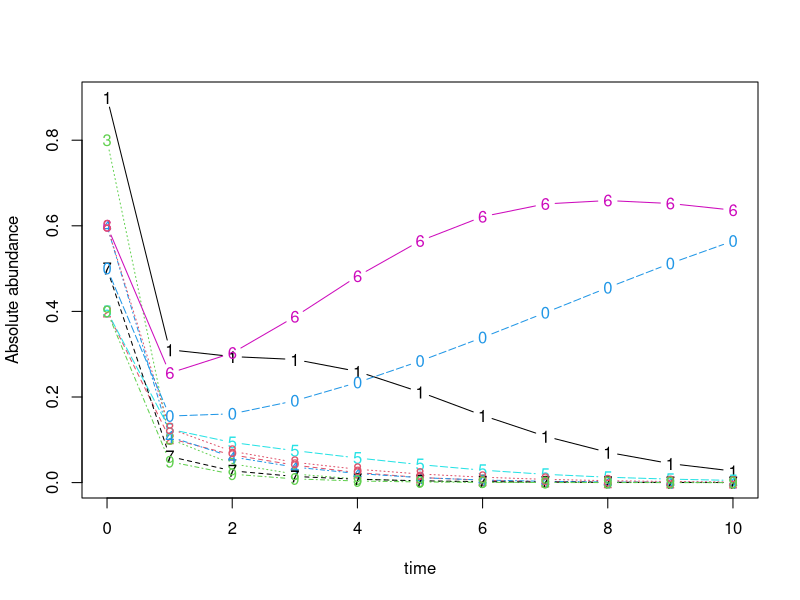

Write R code to recreate this figure. (Note: this script raises an error after producing the figure.)
library(deSolve)

#Define GLV with varying coefficient
glv <- function(t, x, params){
  with(as.list(params, c(x)),{
    dx <- alpha*x + x*(c0%*%x)+x*as.vector((ck1%*%x)%*%(ck2%*%x))
    list(dx)
  })
}

#Define integration method
n.integrate <- function(time, init.x, model, params){
  as.data.frame(lsoda(init.x, time, model, params))
}


#Define community size
N <- 10

#Define species intrinsic growth rate
alpha <- runif(N)

#Define the constant in species-species interation coefficient
c0 <- matrix(runif(N*N, min = -1, max = 0),nrow = N)
#Set species self interation to -0.5
for (i in 1:N) {
  for (j in 1:N) {
    if (i == j) {
      c0[i,j] <-  -0.5
    }
  }
}

#Define coefficient of linear term in species-species interation coefficient
ck1 <- sample(c(1),N,replace = TRUE)
ck2 <- runif(N, min = -1, max = 0.5)

#Define initial abundance between 0.1 and 1, to 1 decimal place
init.x <- floor(runif(N, min = 1, max = 10))/10

#Solve the ode
dat <- n.integrate(0:10, init.x, glv, list(alpha=alpha, c0=c0, ck1 = ck1, ck2 = ck2))

#Plot
matplot(x=dat$time, y=dat[,-1], typ='b', xlab='time', ylab='Absolute abundance')



###############################################################################
#Generate 2^N communities where species in each community (max possible N) are present or absent
###############################################################################

#Generate boolean mask of 2^N x N matrix
repeatBinaryNTimes <- rep(list(c(0,1)),N)
mask <- expand.grid(repeatBinaryNTimes)

#Loop through 2^N to apply each row in mask to initial abundance, solve ode, and retrieve final abundance
SSMatrix <- as.data.frame(matrix(nrow = 2^N, ncol = N))
colnm <- c(1:10)
colnames(SSMatrix) <- colnm
for (i in 1:2^N) {
  init <- init.x*mask[i,]
  init <- as.numeric(init)
  dat <- n.integrate(0:10, init, glv, list(alpha=alpha, c0=c0, ck1 = ck1, ck2 = ck2))
  SSMatrix[i,] <- dat[nrow(dat),2:(N+1)]
}


###############################################################################
#Machine learning
###############################################################################
library(randomForest)
for(i in 1:10){
  dead <- which(mask[,i] == 0)
  final <- SSMatrix[-dead,i]
  mod <- randomForest(final ~., mask[-dead,])
  plot(mod$y,mod$predicted,main=i)
}
